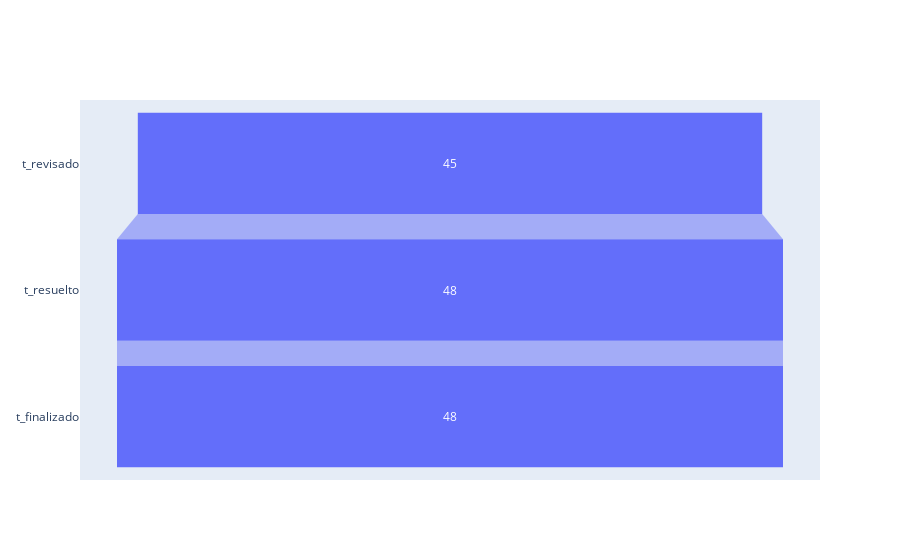

The cell this chart's notebook holds for it:
### Code cell
# Funnel entre tickets revisados, resueltos y finalizados

fig = go.Figure(go.Funnel(
    y = data_clean1.columns[6:10] ,
    x = [data_clean1.t_revisado.value_counts().loc[True], data_clean1.t_resuelto.value_counts().loc[True], data_clean1.t_finalizado.value_counts().loc[True]]))

fig.show()

### Figure 1 — Plotly figure (JSON) as saved in the notebook; plotly's stock layout.template omitted (floating-point values rounded to 4 significant figures)
{"data": [{"type": "funnel", "x": [45, 48, 48], "y": ["t_revisado", "t_resuelto", "t_finalizado", "nuevo_req"]}], "layout": {}}
